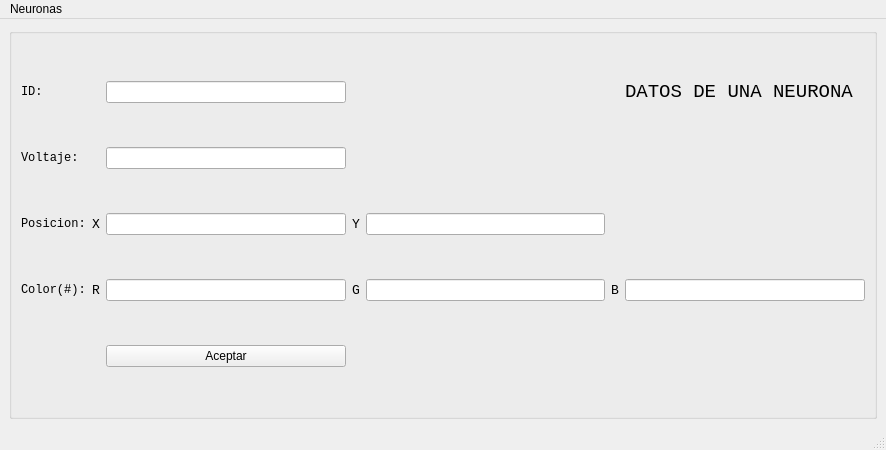
<?xml version="1.0" encoding="UTF-8"?>
<ui version="4.0">
 <class>MainWindow</class>
 <widget class="QMainWindow" name="MainWindow">
  <property name="geometry">
   <rect>
    <x>0</x>
    <y>0</y>
    <width>886</width>
    <height>450</height>
   </rect>
  </property>
  <property name="windowTitle">
   <string>MainWindow</string>
  </property>
  <widget class="QWidget" name="centralwidget">
   <layout class="QGridLayout" name="gridLayout">
    <item row="0" column="0">
     <widget class="QGroupBox" name="groupBox">
      <property name="title">
       <string/>
      </property>
      <layout class="QGridLayout" name="gridLayout_2">
       <item row="4" column="4">
        <widget class="QLineEdit" name="lineEdit_4"/>
       </item>
       <item row="1" column="2">
        <widget class="QLineEdit" name="lineEdit"/>
       </item>
       <item row="3" column="3">
        <widget class="QLabel" name="label_5">
         <property name="font">
          <font>
           <family>Consolas</family>
           <pointsize>10</pointsize>
          </font>
         </property>
         <property name="text">
          <string>Y</string>
         </property>
        </widget>
       </item>
       <item row="4" column="6">
        <widget class="QLineEdit" name="lineEdit_3"/>
       </item>
       <item row="4" column="3">
        <widget class="QLabel" name="label_8">
         <property name="font">
          <font>
           <family>Consolas</family>
           <pointsize>10</pointsize>
          </font>
         </property>
         <property name="text">
          <string>G</string>
         </property>
        </widget>
       </item>
       <item row="1" column="0">
        <widget class="QLabel" name="label">
         <property name="font">
          <font>
           <family>Consolas</family>
          </font>
         </property>
         <property name="text">
          <string>ID:</string>
         </property>
        </widget>
       </item>
       <item row="4" column="0">
        <widget class="QLabel" name="label_6">
         <property name="font">
          <font>
           <family>Consolas</family>
          </font>
         </property>
         <property name="text">
          <string>Color(#):</string>
         </property>
        </widget>
       </item>
       <item row="4" column="1">
        <widget class="QLabel" name="label_7">
         <property name="font">
          <font>
           <family>Consolas</family>
           <pointsize>10</pointsize>
          </font>
         </property>
         <property name="text">
          <string>R</string>
         </property>
        </widget>
       </item>
       <item row="4" column="5">
        <widget class="QLabel" name="label_9">
         <property name="font">
          <font>
           <family>Consolas</family>
           <pointsize>10</pointsize>
          </font>
         </property>
         <property name="text">
          <string>B</string>
         </property>
        </widget>
       </item>
       <item row="3" column="2">
        <widget class="QLineEdit" name="lineEdit_5"/>
       </item>
       <item row="3" column="1">
        <widget class="QLabel" name="label_4">
         <property name="font">
          <font>
           <family>Consolas</family>
           <pointsize>10</pointsize>
          </font>
         </property>
         <property name="text">
          <string>X</string>
         </property>
        </widget>
       </item>
       <item row="4" column="2">
        <widget class="QLineEdit" name="lineEdit_6"/>
       </item>
       <item row="3" column="4">
        <widget class="QLineEdit" name="lineEdit_7"/>
       </item>
       <item row="2" column="0">
        <widget class="QLabel" name="label_2">
         <property name="font">
          <font>
           <family>Consolas</family>
          </font>
         </property>
         <property name="text">
          <string>Voltaje:</string>
         </property>
        </widget>
       </item>
       <item row="3" column="0">
        <widget class="QLabel" name="label_3">
         <property name="font">
          <font>
           <family>Consolas</family>
          </font>
         </property>
         <property name="text">
          <string>Posicion:</string>
         </property>
        </widget>
       </item>
       <item row="2" column="2">
        <widget class="QLineEdit" name="lineEdit_2"/>
       </item>
       <item row="1" column="6">
        <widget class="QLabel" name="label_10">
         <property name="maximumSize">
          <size>
           <width>16777215</width>
           <height>236</height>
          </size>
         </property>
         <property name="font">
          <font>
           <family>Consolas</family>
           <pointsize>14</pointsize>
          </font>
         </property>
         <property name="text">
          <string>DATOS DE UNA NEURONA</string>
         </property>
        </widget>
       </item>
       <item row="5" column="2">
        <widget class="QPushButton" name="pushButton">
         <property name="text">
          <string>Aceptar</string>
         </property>
        </widget>
       </item>
      </layout>
     </widget>
    </item>
   </layout>
  </widget>
  <widget class="QMenuBar" name="menubar">
   <property name="geometry">
    <rect>
     <x>0</x>
     <y>0</y>
     <width>886</width>
     <height>23</height>
    </rect>
   </property>
   <widget class="QMenu" name="menuNeuronas">
    <property name="title">
     <string>Neuronas</string>
    </property>
   </widget>
   <addaction name="menuNeuronas"/>
  </widget>
  <widget class="QStatusBar" name="statusbar"/>
 </widget>
 <resources/>
 <connections/>
</ui>
